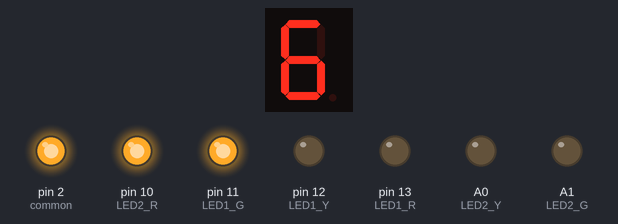
Recording of a sketch running on a simulated Arduino Uno, built with avr-gcc and run on an emulated ATmega328P. Shown: 1-digit seven-segment display, output pins drawn as LEDs (lit = HIGH). Wiring (inferred from the names in the program): 1-digit 7-segment display, segments lit when LOW: segments pin 8, pin 9, pin 3, pin 4, pin 5, pin 7, pin 6. The segment pins are drawn as the display they are named for; pins used as bus, display or sensor lines are not drawn.

Above: at 0.1 s.
At 4.1 s:
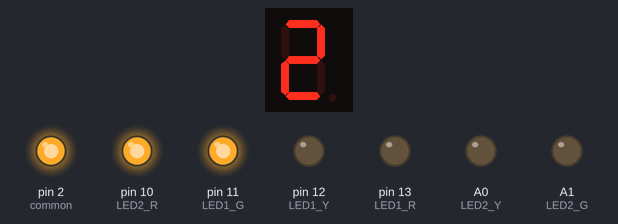
At 8.1 s:
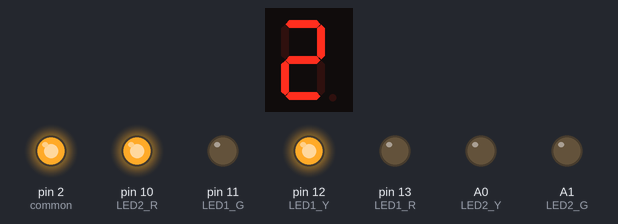
At 16.1 s:
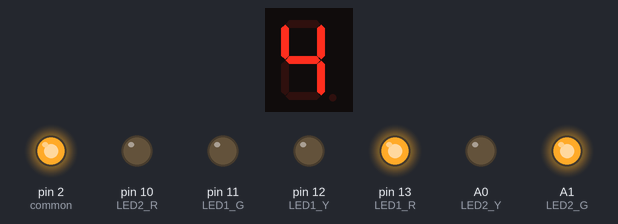
At 27.1 s:
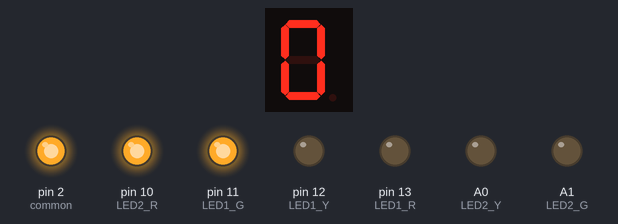
At 39.1 s:
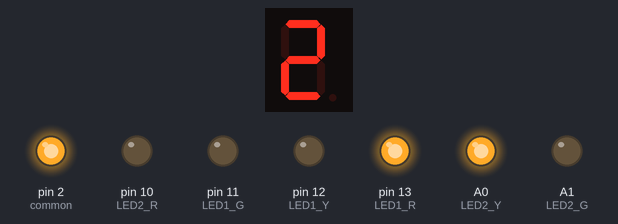
Timing chart, 0 to 40.0 s (numbered marks = the images above):
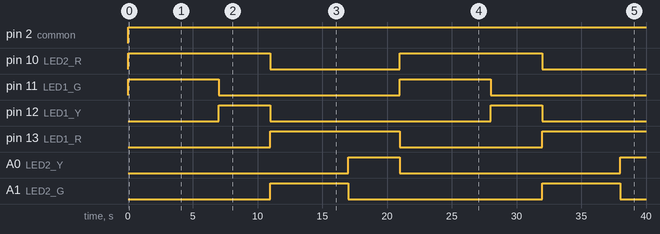

The sketch:

task4.ino
```cpp
#define LED1_R 13
#define LED1_Y 12
#define LED1_G 11
#define LED2_R 10
#define LED2_Y A0
#define LED2_G A1

#define pinA 8
#define pinB 9
#define pinC 3
#define pinD 4
#define pinE 5
#define pinF 7
#define pinG 6

#define common 2

int timeLED1[] = {6, 3, 9};
int timeLED2[] = {9, 6, 3};

void setup() {
  pinMode(pinA, OUTPUT);
  pinMode(pinB, OUTPUT);
  pinMode(pinC, OUTPUT);
  pinMode(pinD, OUTPUT);
  pinMode(pinE, OUTPUT);
  pinMode(pinF, OUTPUT);
  pinMode(pinG, OUTPUT);

  pinMode(common, OUTPUT);

  pinMode(LED1_R, OUTPUT);
  pinMode(LED1_Y, OUTPUT);
  pinMode(LED1_G, OUTPUT);
  pinMode(LED2_R, OUTPUT);
  pinMode(LED2_Y, OUTPUT);
  pinMode(LED2_G, OUTPUT);
}

void loop() {
  trafficControl();
}

void trafficControl() {

  setLED(LED1_R, LED1_Y, LED1_G, 0);
  setLED(LED2_R, LED2_Y, LED2_G, 2);
  countdownSynchronized(timeLED1[0], 0);

  setLED(LED1_R, LED1_Y, LED1_G, 1);
  setLED(LED2_R, LED2_Y, LED2_G, 2);
  countdownSynchronized(timeLED1[1], 0);

  setLED(LED1_R, LED1_Y, LED1_G, 2);
  for (int i = 0; i < 1; i++) {
    setLED(LED2_R, LED2_Y, LED2_G, i);
    countdownSynchronized(timeLED2[i], 1);
  }
}

void setLED(int redPin, int yellowPin, int greenPin, int state) {
  digitalWrite(redPin, state == 2 ? HIGH : LOW);
  digitalWrite(yellowPin, state == 1 ? HIGH : LOW);
  digitalWrite(greenPin, state == 0 ? HIGH : LOW);
}

void countdownSynchronized(int seconds, int mode) {
  for (int i = seconds; i >= 0; i--) {
    displayNumber(i);

    if (mode == 1) {
      if (i == 3) {
        setLED(LED2_R, LED2_Y, LED2_G, 1);
      }
    }

    delay(1000);
  }
}

void displayNumber(int number) {
  int segmentPinAn[10][7] = {
    {0, 0, 0, 0, 0, 0, 1}, // Số 0
    {1, 0, 0, 1, 1, 1, 1}, // Số 1
    {0, 0, 1, 0, 0, 1, 0}, // Số 2
    {0, 0, 0, 0, 1, 1, 0}, // Số 3
    {1, 0, 0, 1, 1, 0, 0}, // Số 4
    {0, 1, 0, 0, 1, 0, 0}, // Số 5
    {0, 1, 0, 0, 0, 0, 0}, // Số 6
    {0, 0, 0, 1, 1, 1, 1}, // Số 7
    {0, 0, 0, 0, 0, 0, 0}, // Số 8
    {0, 0, 0, 0, 1, 0, 0}  // Số 9
  };

  int arduinoPins[7] = {pinA, pinB, pinC, pinD, pinE, pinF, pinG};
  for (int j = 0; j < 7; j++) {
    digitalWrite(arduinoPins[j], segmentPinAn[number][j]);
  }

  digitalWrite(common, HIGH);
}
```

Measured:
- by itself, pin 2 (common): LOW → HIGH at 0.00 s
- by itself, pin 10 (LED2_R): alternates HIGH for 11.0 s and LOW for 10.0 s
- by itself, pin 11 (LED1_G): alternates HIGH for 7.0 s and LOW for 14.0 s
- by itself, pin 12 (LED1_Y): alternates HIGH for 4.0 s and LOW for 17.0 s
- by itself, pin 13 (LED1_R): LOW → HIGH at 11.0 s, → LOW 10.0 s later, → HIGH 11.0 s later
- by itself, A0 (LED2_Y): LOW → HIGH at 17.0 s, → LOW 4.0 s later, → HIGH 17.0 s later
- by itself, A1 (LED2_G): alternates HIGH for 6.0 s and LOW for 15.0 s
